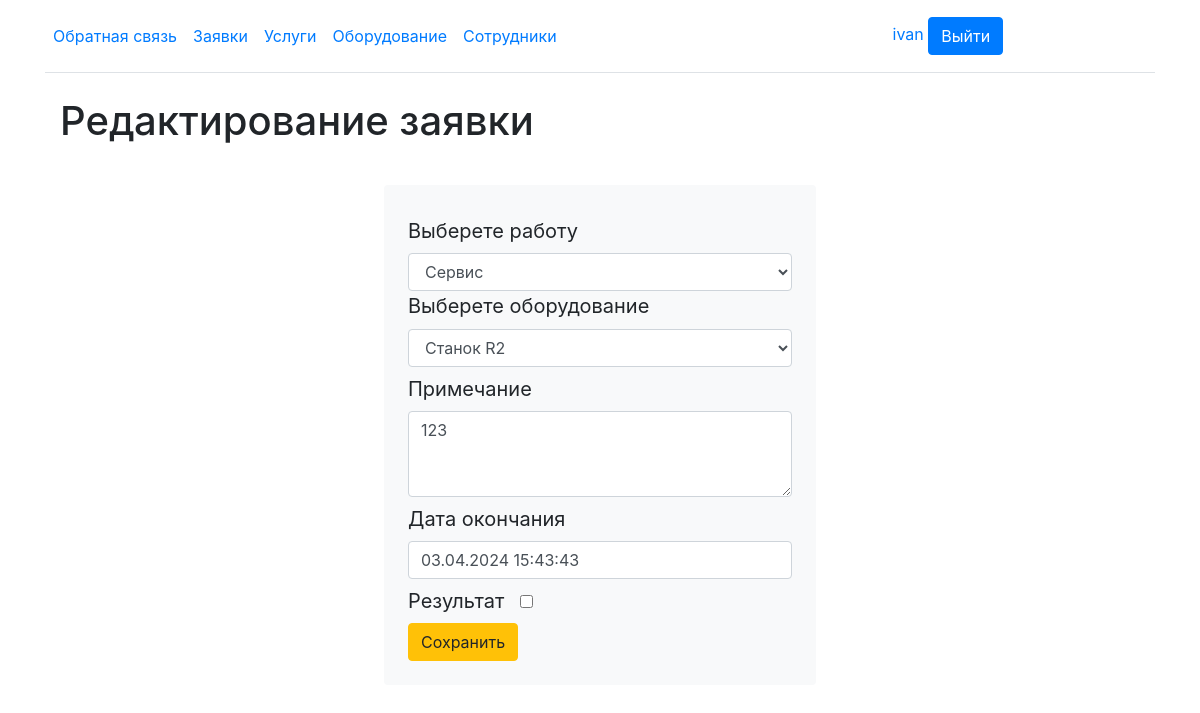
Screenshot of /requestsJob/update/13/ (signed in) with the database file from the repository.
### zavod/models.py (models this page shows, shortened)
class RequestJob(models.Model):
    id_work = models.ForeignKey(Work, on_delete=models.PROTECT, null=True)
    id_client = models.ForeignKey(User, on_delete=models.PROTECT, null=True)
    equipment = models.ForeignKey(Equipment, on_delete=models.PROTECT, null=True)
    note = models.TextField()
    date_start = models.DateTimeField(auto_now_add=True)
    date_finish = models.DateTimeField()
    result = models.BooleanField(default=False)

### zavod/views.py (the view, shortened to what this page needs)
# urls.py: path('requestsJob/update/<int:pk>/', RequestJobUpdate.as_view(), name='requestJob-update'),
class RequestJobUpdate(PermissionRequiredMixin,LoginRequiredMixin,DataMixin,UpdateView):
    permission_required = 'zavod.change_requestjob'
    raise_exception = True
    login_url = 'login/'
    redirect_field_name = ''
    model = RequestJob
    fields = ['id_work','equipment', 'note', 'date_finish','result']
    success_url = reverse_lazy('requestsJob')
    template_name = 'updaterequestjob.html'
    def get_context_data(self, *, object_list=None, **kwargs):
        context = super().get_context_data(**kwargs)
        c_def = self.get_user_context(title='Редактирование заявки')
        return dict(list(context.items()) + list(c_def.items()))

### zavod/models.py (called while the page is built)
    def __str__(self):
        return self.name

    def __str__(self):
        return self.mark

### zavod/utils.py (called while the page is built, shortened)
    def get_user_context(self, **kwargs):
        context = kwargs
        user_menu = menu.copy()
        if self.request.user.groups.all().exists() and str(self.request.user.groups.all()[0]) == 'clients':
            user_menu.pop(6)
            user_menu.pop(6)
            user_menu.pop(6)
        context['menu'] = user_menu
        return context

### zavod/templates/updaterequestjob.html (shortened to what this page needs)
{% extends 'base.html' %}
{% load widget_tweaks %}
{% block content %}
<main class="container">
    <h1 class="pb-2">{{title}}</h1>
    <br>
    <div class="bg-body-tertiary p-4 rounded mb-4  mx-auto" style="background-color: #f8f9fa;width: 40%;">
        <form class="lead" method="post">
             <div>
                 <label for="{{ form.id_work_id_for_label }}" class="col-form-label"><span style="font-weight: normal;">Выберете работу</span></label>{{form.id_work | add_class:'form-control'}}
             </div>
            <div>
                <label for="{{ form.equipment_id_for_label }}"><span style="font-weight: normal;">Выберете оборудование</span></label>{{form.equipment | add_class:'form-control'}}
            </div>
            <div>
                <label for="{{ form.id_work_id_for_label }}" class="col-form-label"><span style="font-weight: normal;">Примечание</span></label>{{form.note | add_class:'form-control' | attr:"rows: 3"}}
            </div>
            <div>
                <label for="{{ form.id_work_id_for_label }}" class="col-form-label"><span style="font-weight: normal;">Дата окончания</span></label>{{form.date_finish | add_class:'form-control'}}
            </div>
            <div>
                <label for="{{ form.id_work_id_for_label }}" class="col-form-label"><span style="font-weight: normal;">Результат</span></label>
                 {{form.result}}
            </div>
            <input type="submit" class="btn btn-warning" value="Сохранить">
        </form>
    </div>
</main>
{% endblock %}

### zavod/templates/base.html (shortened to what this page needs)
<!DOCTYPE html>
<html>
<head>
    {% load static %}
    <link rel="stylesheet" href=" {% static 'css/style.css' %}">
    <link rel="stylesheet" href=" {% static 'bootstrap/css/bootstrap.min.css' %}">
</head>
<body>
{% block mainmenu %}
<div class="container">
    <header class="d-flex flex-wrap align-items-center justify-content-center justify-content-md-between py-3 mb-4 border-bottom">
        <ul class="nav col-12 col-md-auto mb-2 justify-content-center mb-md-0">
            {% if request.user.is_authenticated %}
                <li><a class="nav-link px-2" href="{% url 'contact' %}">Обратная связь</a></li>
                <li><a class="nav-link px-2" href="{% url 'requestsJob' %}">Заявки</a></li>
                <li><a class="nav-link px-2" href="{% url 'works' %}">Услуги</a></li>
                <li><a class="nav-link px-2" href="{% url 'home' %}">Оборудование</a></li>
                {% if perms.zavod.change_work %}
                    <li><a class="nav-link px-2" href="{% url 'employees' %}">Сотрудники</a></li>
                {%endif%}
            {% else %}
                <li><a class="nav-link px-2" href="{% url 'about' %}">О сайте</a></li>
                <li><a class="nav-link px-2" href="{% url 'contact' %}">Обратная связь</a></li>
            {% endif %}
        </ul>
        <div class="col-md-3 text-end">
            {% if request.user.is_authenticated %}
                <span class="me-2" style="text-decoration: none; color: #007bff;">{{user.username}}</span>
                <a type="button" class="btn btn-primary" href="{% url 'logout' %}">Выйти</a>
            {% else %}
                <a type="button" class="btn btn-outline-primary me-2" href="{% url 'register' %}">Регистрация</a>
                <a type="button" class="btn btn-primary" href="{% url 'login' %}">Войти</a>
            {% endif %}
        </div>
    </header>
    {% endblock mainmenu %}
    {% block content %}
    {% endblock %}
</div>
</body>
</html>

### diplom/static/css/style.css (style rules this page uses)
body { background: #2c2c2c; }

### rows the page displays
RequestJob: id_work "Сервис", equipment "Станок R2", note "123", date_finish "03.04.2024 15:43:43"

### other values shown
{{ user.username }} "ivan"
{{ title }} "Редактирование заявки"
